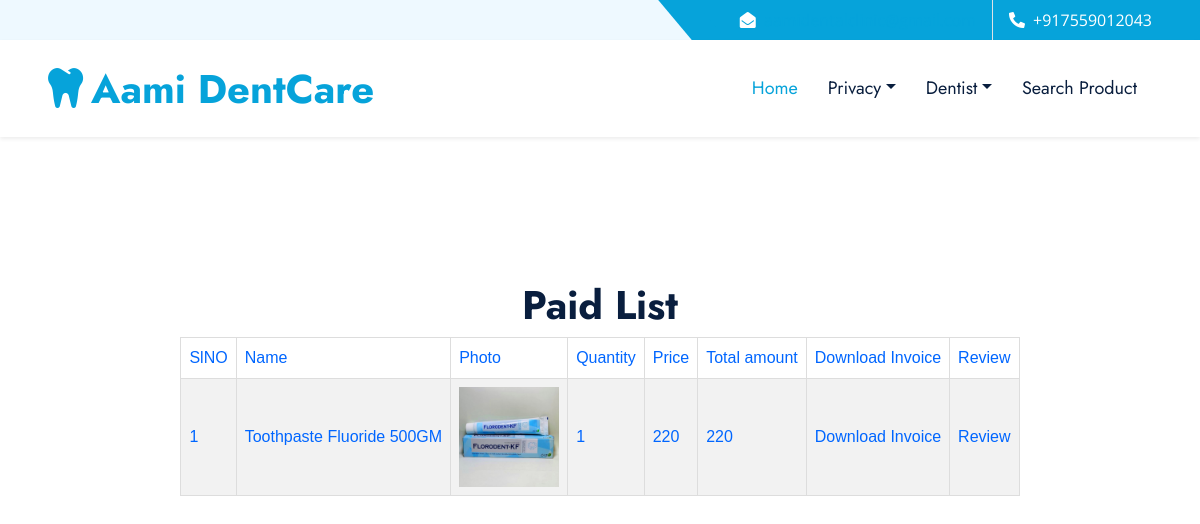
Page /PROJECT/User/PayedList.php (signed in) on the committed database.
### tables this page shows
CREATE TABLE `tbl_cart` (
  `cart_date` date NOT NULL DEFAULT current_timestamp(),
  `cart_id` int(11) NOT NULL,
  `cart_qty` int(11) NOT NULL DEFAULT 1,
  `product_id` int(11) NOT NULL,
  `booking_id` int(11) NOT NULL,
  `cart_status` int(11) NOT NULL DEFAULT 0
);

CREATE TABLE `tbl_product` (
  `product_id` int(11) NOT NULL,
  `subcategory_id` int(11) NOT NULL,
  `size_id` int(11) NOT NULL,
  `product_name` varchar(100) NOT NULL,
  `product_des` varchar(200) NOT NULL,
  `product_image` varchar(50) NOT NULL,
  `product_price` varchar(50) NOT NULL
);

### PROJECT/User/PayedList.php (the view, shortened to what this page needs)
<?php
include("Head.php");
include("../Assets/Connection/Connection.php");
$selqry="select * from tbl_booking b inner join tbl_cart c on c.booking_id=b.booking_id inner join tbl_product p on p.product_id=c.product_id where booking_status=2 and cart_status=1 and  user_id='".$_SESSION["lgid"]."'";
$result=$con->query($selqry);
?>
<!DOCTYPE html PUBLIC "-//W3C//DTD XHTML 1.0 Transitional//EN" "http://www.w3.org/TR/xhtml1/DTD/xhtml1-transitional.dtd">
<html xmlns="http://www.w3.org/1999/xhtml">
<head>
</head>
<body>
<div id="tab" align="center">
<h1>Paid List</h1>
<form id="form1" name="form1" method="post" action="">
  <table border="1">
    <tr>
      <td>SlNO</td>
      <td>Name</td>
      <td>Photo</td>
      <td>Quantity</td>
      <td>Price</td>
      <td>Total amount</td>
     <td>Download Invoice</td>
        <td>Review</td>
    </tr>
     <?php
	 $i=0;
	while($row=$result->fetch_assoc())
	{
		$qty=$row["cart_qty"];
	$price=$row["product_price"];
	$totalamt=$qty*$price;
		 $i++;
  ?>
  <tr>
          <td><?php echo $i; ?></td>
          <td><?php echo $row["product_name"];?></td>
          <td><img src="../Assets/Files/ProductPhoto/<?php echo $row["product_image"];?>" width="100" height="100" /></td>
          <td><?php echo $row["cart_qty"];?></td>
          <td><?php echo $row["product_price"];?></td>
          <td><?php echo $totalamt;?></td>
       <td>   <a href="BillNew.php?bid=<?php echo $row["booking_id"]?>&pid=<?php echo $row["product_id"]?>">Download Invoice</a></td>
 <td>  <a href="ProductReview.php?pid=<?php echo $row["product_id"]?>">Review</a></td>
  </tr>
  <?php
	}
	?>
  </table>
</form>
</div>
</body>
</html>

### PROJECT/Assets/Template/form.css (style rules this page uses)
#tab { font-family: "Trebuchet MS", Arial, Helvetica, sans-serif; border-collapse: collapse; width: 100%; }
#tab td, #tab th { border: 1px solid #ddd; padding: 8px; color: #06F; }
#tab a { color:#06F; }
#tab tr:nth-child(even) { background-color: #f2f2f2; }

### PROJECT/Assets/Template/Main/css/style.css (style rules this page uses)
:root { --primary: #06A3DA; --secondary: #F57E57; --light: #EEF9FF; --dark: #091E3E; }
h1, h2, .font-weight-bold { font-weight: 700 !important; }

### rows in the picture
tbl_cart: product.product_name "Toothpaste Fluoride 500GM", product.product_image (picture), cart_qty "1", product.product_price "220"
